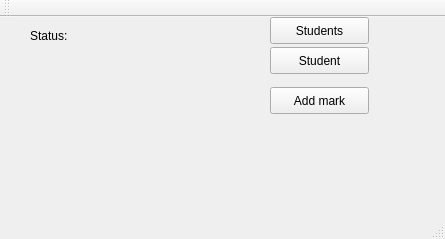
<?xml version="1.0" encoding="UTF-8"?>
<ui version="4.0">
 <class>MainWindow</class>
 <widget class="QMainWindow" name="MainWindow">
  <property name="geometry">
   <rect>
    <x>0</x>
    <y>0</y>
    <width>445</width>
    <height>239</height>
   </rect>
  </property>
  <property name="windowTitle">
   <string>MainWindow</string>
  </property>
  <widget class="QWidget" name="centralWidget">
   <widget class="QLabel" name="label">
    <property name="geometry">
     <rect>
      <x>30</x>
      <y>10</y>
      <width>271</width>
      <height>17</height>
     </rect>
    </property>
    <property name="text">
     <string>Status: </string>
    </property>
   </widget>
   <widget class="QPushButton" name="pushButton">
    <property name="geometry">
     <rect>
      <x>270</x>
      <y>0</y>
      <width>99</width>
      <height>27</height>
     </rect>
    </property>
    <property name="text">
     <string>Students</string>
    </property>
   </widget>
   <widget class="QPushButton" name="pushButton_2">
    <property name="geometry">
     <rect>
      <x>270</x>
      <y>70</y>
      <width>99</width>
      <height>27</height>
     </rect>
    </property>
    <property name="text">
     <string>Add mark</string>
    </property>
   </widget>
   <widget class="QPushButton" name="pushButton_3">
    <property name="geometry">
     <rect>
      <x>270</x>
      <y>30</y>
      <width>99</width>
      <height>27</height>
     </rect>
    </property>
    <property name="text">
     <string>Student</string>
    </property>
   </widget>
  </widget>
  <widget class="QMenuBar" name="menuBar">
   <property name="geometry">
    <rect>
     <x>0</x>
     <y>0</y>
     <width>445</width>
     <height>25</height>
    </rect>
   </property>
  </widget>
  <widget class="QToolBar" name="mainToolBar">
   <attribute name="toolBarArea">
    <enum>TopToolBarArea</enum>
   </attribute>
   <attribute name="toolBarBreak">
    <bool>false</bool>
   </attribute>
  </widget>
  <widget class="QStatusBar" name="statusBar"/>
 </widget>
 <layoutdefault spacing="6" margin="11"/>
 <resources/>
 <connections/>
</ui>
